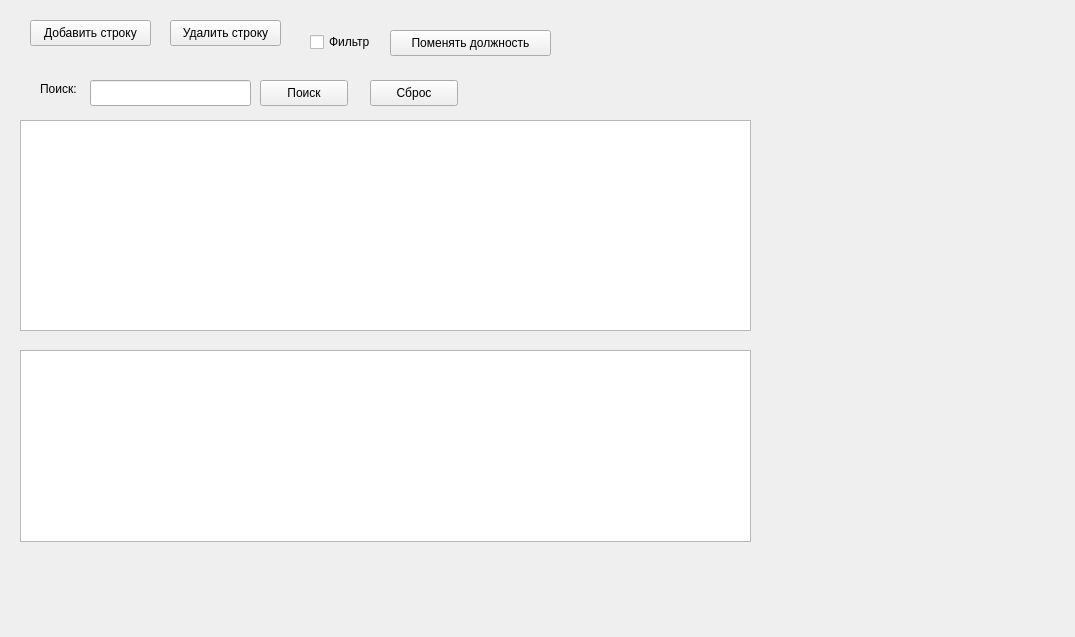
<?xml version="1.0" encoding="UTF-8"?>
<ui version="4.0">
 <class>WorkersTableForm</class>
 <widget class="QWidget" name="WorkersTableForm">
  <property name="geometry">
   <rect>
    <x>0</x>
    <y>0</y>
    <width>1075</width>
    <height>637</height>
   </rect>
  </property>
  <property name="windowTitle">
   <string>Form</string>
  </property>
  <widget class="QTableView" name="WorkersTableView">
   <property name="geometry">
    <rect>
     <x>20</x>
     <y>120</y>
     <width>731</width>
     <height>211</height>
    </rect>
   </property>
  </widget>
  <widget class="QPushButton" name="AddRowButton">
   <property name="geometry">
    <rect>
     <x>30</x>
     <y>20</y>
     <width>121</width>
     <height>26</height>
    </rect>
   </property>
   <property name="text">
    <string>Добавить строку</string>
   </property>
  </widget>
  <widget class="QPushButton" name="DeleteRowButton">
   <property name="geometry">
    <rect>
     <x>170</x>
     <y>20</y>
     <width>111</width>
     <height>26</height>
    </rect>
   </property>
   <property name="text">
    <string>Удалить строку</string>
   </property>
  </widget>
  <widget class="QTableView" name="StudentsTableView">
   <property name="geometry">
    <rect>
     <x>20</x>
     <y>350</y>
     <width>731</width>
     <height>192</height>
    </rect>
   </property>
  </widget>
  <widget class="QLabel" name="label">
   <property name="geometry">
    <rect>
     <x>40</x>
     <y>80</y>
     <width>51</width>
     <height>18</height>
    </rect>
   </property>
   <property name="text">
    <string>Поиск:</string>
   </property>
  </widget>
  <widget class="QLineEdit" name="SearchTextBox">
   <property name="geometry">
    <rect>
     <x>90</x>
     <y>80</y>
     <width>161</width>
     <height>26</height>
    </rect>
   </property>
  </widget>
  <widget class="QPushButton" name="SearchButton">
   <property name="geometry">
    <rect>
     <x>260</x>
     <y>80</y>
     <width>88</width>
     <height>26</height>
    </rect>
   </property>
   <property name="text">
    <string>Поиск</string>
   </property>
  </widget>
  <widget class="QPushButton" name="ResetButton">
   <property name="geometry">
    <rect>
     <x>370</x>
     <y>80</y>
     <width>88</width>
     <height>26</height>
    </rect>
   </property>
   <property name="text">
    <string>Сброс</string>
   </property>
  </widget>
  <widget class="QCheckBox" name="FilterCheckBox">
   <property name="geometry">
    <rect>
     <x>310</x>
     <y>30</y>
     <width>92</width>
     <height>24</height>
    </rect>
   </property>
   <property name="text">
    <string>Фильтр</string>
   </property>
  </widget>
  <widget class="QPushButton" name="ChangePostButton">
   <property name="geometry">
    <rect>
     <x>390</x>
     <y>30</y>
     <width>161</width>
     <height>26</height>
    </rect>
   </property>
   <property name="text">
    <string>Поменять должность</string>
   </property>
  </widget>
 </widget>
 <resources/>
 <connections/>
</ui>
